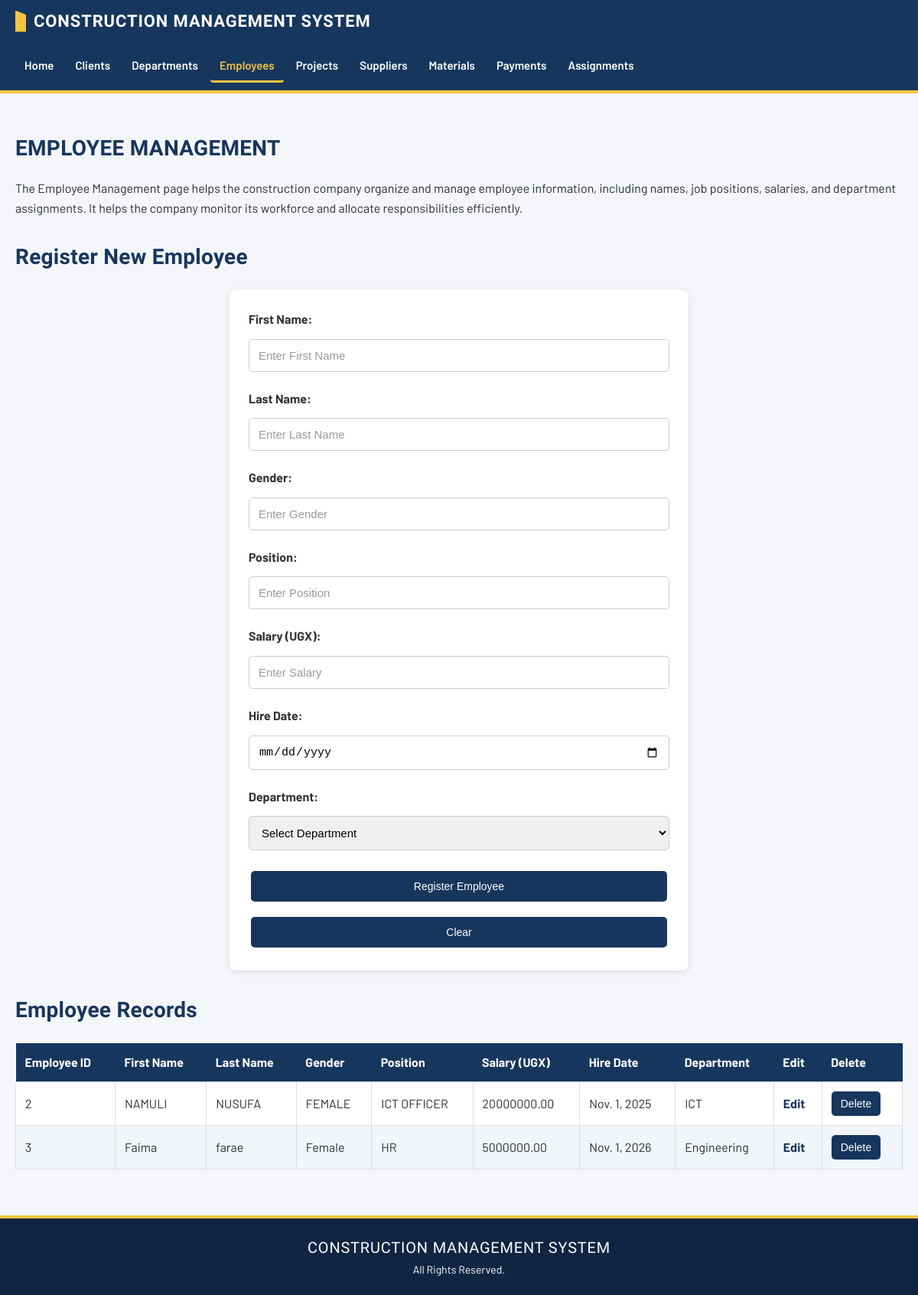
/employees/, run on the app's committed database.
### myapp/models.py (models this page shows, shortened)
class employees(models.Model):
    FirstName = models.CharField(max_length=100)
    LastName = models.CharField(max_length=100)
    Gender = models.CharField(max_length=20)
    Position = models.CharField(max_length=100)
    Salary = models.DecimalField(max_digits=12, decimal_places=2)
    Hire_Date = models.DateField()
    Department = models.ForeignKey(
        department,
        on_delete=models.CASCADE
    )

class department(models.Model):
    Department_Name = models.CharField(max_length=100)
    Office_Location = models.CharField(max_length=100)

### myapp/views.py (the view, shortened to what this page needs)
# urls.py: path('employees/', views.employees_view, name='employees'),
def employees_view(request):
    all_departments = department.objects.all()
    all_employees = EmployeeModel.objects.all()
    return render(request, 'employees.html', {
        'employees': all_employees,
        'departments': all_departments
    })

### myapp/templates/employees.html (shortened to what this page needs)
{% extends 'base.html' %}
{% block content %}
<h2>EMPLOYEE MANAGEMENT</h2>
<p>
    The Employee Management page helps the construction
    company organize and manage employee information,
    including names, job positions, salaries, and
    department assignments. It helps the company monitor
    its workforce and allocate responsibilities efficiently.
</p>
<h2>Register New Employee</h2>
<form method="POST">
    <label for="first_name">First Name:</label>
    <input type="text" id="first_name" name="FirstName"
           placeholder="Enter First Name" required>
    <label for="last_name">Last Name:</label>
    <input type="text" id="last_name" name="LastName"
           placeholder="Enter Last Name" required>
    <label for="gender">Gender:</label>
    <input type="text" id="gender" name="Gender"
           placeholder="Enter Gender" required>
    <label for="position">Position:</label>
    <input type="text" id="position" name="Position"
           placeholder="Enter Position" required>
    <label for="salary">Salary (UGX):</label>
    <input type="number" id="salary" name="Salary"
           min="0" step="0.01"
           placeholder="Enter Salary" required>
    <label for="hire_date">Hire Date:</label>
    <input type="date" id="hire_date"
           name="Hire_Date" required>
    <label for="department_id">Department:</label>
    <select id="department_id" name="Department" required>
        <option value="">Select Department</option>
    </select>
    <button type="submit">Register Employee</button>
    <button type="reset">Clear</button>
</form>
<h2>Employee Records</h2>
<table>
    <thead>
        <tr>
            <th>Employee ID</th>
            <th>First Name</th>
            <th>Last Name</th>
            <th>Gender</th>
            <th>Position</th>
            <th>Salary (UGX)</th>
            <th>Hire Date</th>
            <th>Department</th>
            <th>Edit</th>
            <th>Delete</th>
        </tr>
    </thead>
    <tbody>
        {% for employee in employees %}
        <tr>
            <td>{{ employee.id }}</td>
            <td>{{ employee.FirstName }}</td>
            <td>{{ employee.LastName }}</td>
            <td>{{ employee.Gender }}</td>
            <td>{{ employee.Position }}</td>
            <td>{{ employee.Salary }}</td>
            <td>{{ employee.Hire_Date }}</td>
            <td>{{ employee.Department.Department_Name }}</td>
            <td>
                <a href="{% url 'update_employee' employee.id %}">
                    Edit
                </a>
            </td>
            <td>
                <form method="POST"
                      action="{% url 'delete_employee' employee.id %}"
                      class="delete-form">
                    <button type="submit"
                            onclick="return confirm('Are you sure you want to delete this employee?')">
                        Delete
                    </button>
                </form>
            </td>
        </tr>
        {% empty %}
        <tr>
            <td colspan="10">No employee records available.</td>
        </tr>
        {% endfor %}
    </tbody>
</table>
{% endblock %}

### myapp/templates/base.html (shortened to what this page needs)
{% load static %}
<!DOCTYPE html>
<html lang="en">
<head>
    <link rel="stylesheet" href="{% static 'style.css' %}">
</head>
<body>
    <header class="site-header">
        <div class="header-inner">
            <a class="brand" href="/">
                <span class="brand-mark" aria-hidden="true"></span>
                <span class="brand-name">Construction Management System</span>
            </a>
            <nav class="site-nav" aria-label="Main">
                <a href="/" {% if request.path == '/' %}class="active" aria-current="page"{% endif %}>Home</a>
                <a href="/clients/" {% if '/clients' in request.path %}class="active"{% endif %}>Clients</a>
                <a href="/department/" {% if '/department' in request.path %}class="active"{% endif %}>Departments</a>
                <a href="/employees/" {% if '/employees' in request.path %}class="active"{% endif %}>Employees</a>
                <a href="/projects/" {% if '/projects' in request.path %}class="active"{% endif %}>Projects</a>
                <a href="/supplier/" {% if '/supplier' in request.path %}class="active"{% endif %}>Suppliers</a>
                <a href="/materials/" {% if '/materials' in request.path %}class="active"{% endif %}>Materials</a>
                <a href="/payments/" {% if '/payments' in request.path %}class="active"{% endif %}>Payments</a>
                <a href="/projectassignment/" {% if '/projectassignment' in request.path %}class="active"{% endif %}>Assignments</a>
            </nav>
        </div>
    </header>
    <main class="site-main">
        {% block content %}
        {% endblock %}
    </main>
    <footer class="site-footer">
        <div class="footer-inner">
            <p class="footer-title">Construction Management System</p>
            <p>All Rights Reserved.</p>
        </div>
    </footer>
</body>
</html>

### myapp/static/style.css (style rules this page uses)
:root { --navy: #17365d; --navy-dark: #0f2542; --blue: #245a91; --safety: #f4c542; --paper: #f4f6f9; --ink: #2b2f36; --font-body: "Barlow", "Segoe UI", Arial, sans-serif; --font-display: "Barlow Condensed", "Arial Narrow", Arial, sans-serif; }
* { box-sizing: border-box; }
body { font-family: var(--font-body); background-color: var(--paper); color: var(--ink); margin: 0; padding: 0; line-height: 1.6; }
h1, h2 { font-family: var(--font-display); color: var(--navy); letter-spacing: 0.01em; }
h2 { font-size: 28px; margin-top: 30px; margin-bottom: 15px; }
p { font-size: 16px; }
a { color: var(--navy); }
.site-header { background-color: var(--navy); border-bottom: 4px solid var(--safety); position: sticky; top: 0; z-index: 50; }
.header-inner { max-width: 1280px; margin: 0 auto; padding: 10px 20px; display: flex; align-items: center; justify-content: space-between; gap: 20px; flex-wrap: wrap; }
.brand { display: flex; align-items: center; gap: 10px; color: #fff; text-decoration: none; }
.brand-mark { width: 14px; height: 28px; background: var(--safety); clip-path: polygon(0 0, 100% 20%, 100% 100%, 0 100%); }
.brand-name { font-family: var(--font-display); font-size: 22px; font-weight: 700; letter-spacing: 0.04em; text-transform: uppercase; }
.site-nav { display: flex; flex-wrap: wrap; gap: 4px; }
.site-nav a { color: #fff; text-decoration: none; font-weight: 600; font-size: 15px; padding: 8px 12px; border-radius: 4px; border-bottom: 3px solid transparent; }
.site-nav a.active { color: var(--safety); border-bottom-color: var(--safety); }
.site-main { max-width: 1280px; margin: 0 auto; padding: 20px; }
.site-footer { background-color: var(--navy-dark); color: #fff; margin-top: 40px; border-top: 4px solid var(--safety); }
.footer-inner { max-width: 1280px; margin: 0 auto; padding: 20px; text-align: center; }
.site-footer p { margin: 2px 0; font-size: 14px; }
.footer-title { font-family: var(--font-display); font-size: 20px !important; letter-spacing: 0.04em; text-transform: uppercase; }
form { background-color: white; max-width: 600px; margin: 20px auto; padding: 25px; border-radius: 8px; box-shadow: 0 2px 8px rgba(0, 0, 0, 0.1); display: flex; flex-direction: column; gap: 10px; }
form label { display: block; font-weight: bold; color: #333; margin-bottom: 3px; }
form input[type="text"], form input[type="email"], form input[type="number"], form input[type="date"], form input[type="password"], form input[type="tel"], form select, form textarea { width: 100%; padding: 12px; border: 1px solid #ccc; border-radius: 5px; font-size: 15px; margin-bottom: 12px; }
form input::placeholder, form textarea::placeholder { color: #999; }
button, input[type="submit"], input[type="reset"] { background-color: var(--navy); color: white; padding: 12px 18px; border: none; border-radius: 5px; cursor: pointer; font-size: 14px; margin: 5px 3px; }
table { width: 100%; border-collapse: collapse; background-color: white; margin-top: 20px; overflow: hidden; }
th { background-color: var(--navy); color: white; padding: 12px; text-align: left; }
td { padding: 12px; border: 1px solid #ddd; }
tr:nth-child(even) { background-color: #f2f5f9; }
table a { color: var(--navy); font-weight: bold; text-decoration: none; }
.delete-form { display: inline; max-width: none; margin: 0; padding: 0; background: transparent; box-shadow: none; }
.delete-form button { margin: 0; padding: 8px 12px; }

### data on the page
employees: id "2", FirstName "NAMULI", LastName "NUSUFA", Gender "FEMALE", Position "ICT OFFICER", Salary "20000000.00", Hire_Date "Nov. 1, 2025", Department.Department_Name "ICT"
employees: id "3", FirstName "Faima", LastName "farae", Gender "Female", Position "HR", Salary "5000000.00", Hire_Date "Nov. 1, 2026", Department.Department_Name "Engineering"
